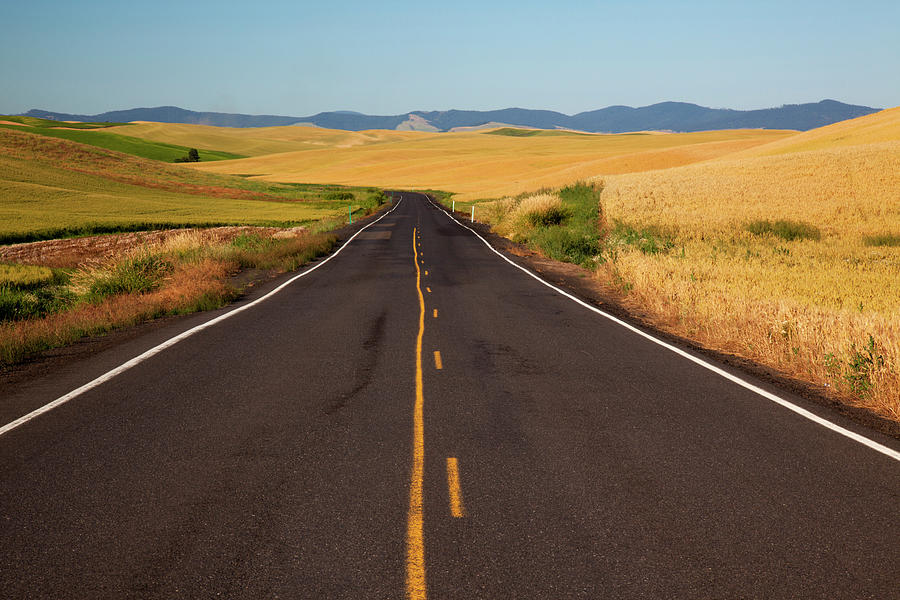
//> input picture Additional files/Lane.jpg, 900 x 600 px
$ ./base   (built with g++ and OpenCV 4)
//> lines starting //> are read from the running program, lines starting //| are printed output that depends on the picture; after the words box and inside, x2 and y2 are one past the last pixel; in counts of white or black regions, pixels touching at a corner belong together
//> further down, imge is the input picture: 600 rows x 900 cols, CV_8UC3; mean B, G, R 81.4, 104, 118.7
#include <opencv2/core/core.hpp>
#include <opencv2/highgui/highgui.hpp>
#include <opencv2/imgproc.hpp>
#include <iostream>
#include <vector>

using namespace cv;
using namespace std;
Mat gray, gblur, canny, imge;
int RegOI(Mat imgroi);

int edgedetection(Mat imagefile)
{
	//Mat gray, gblur, canny;
	cvtColor(imagefile, gray, COLOR_BGR2GRAY);
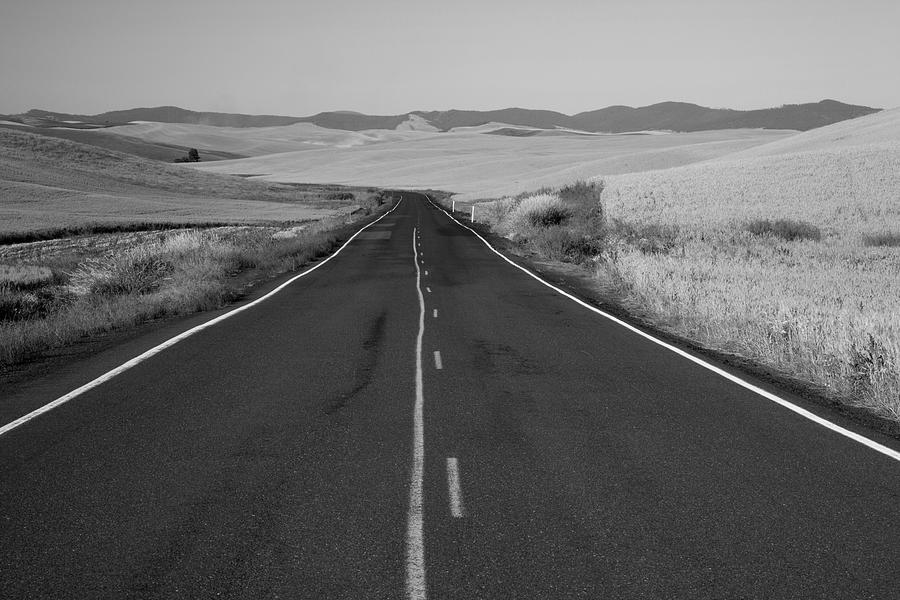
//> gray: 600 rows x 900 cols, CV_8UC1; min 0, max 254, mean 105.8
	GaussianBlur(gray, gblur, Size(25, 25), 0, 0);
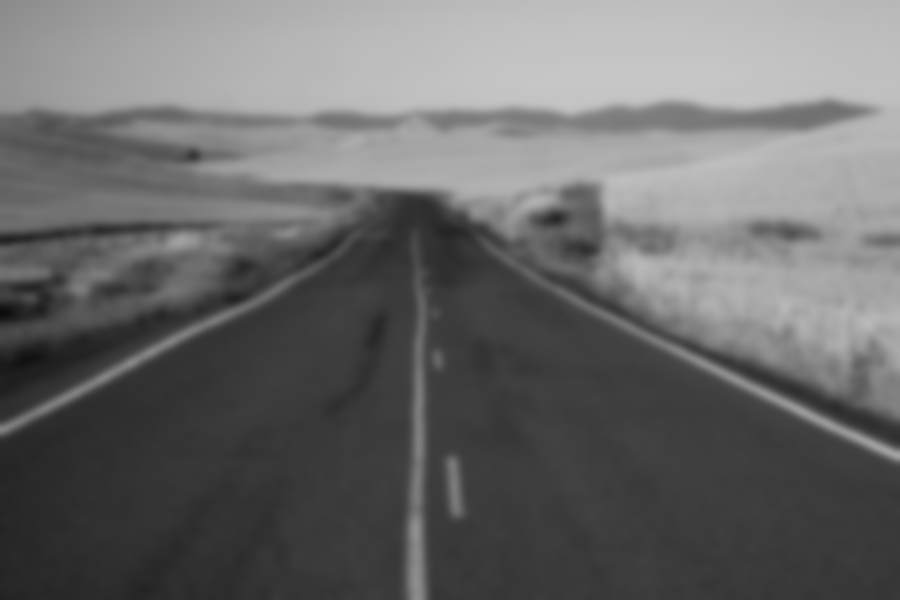
//> gblur: 600 rows x 900 cols, CV_8UC1; min 11, max 198, mean 105.8
	Canny(gblur, canny, 40, 50);
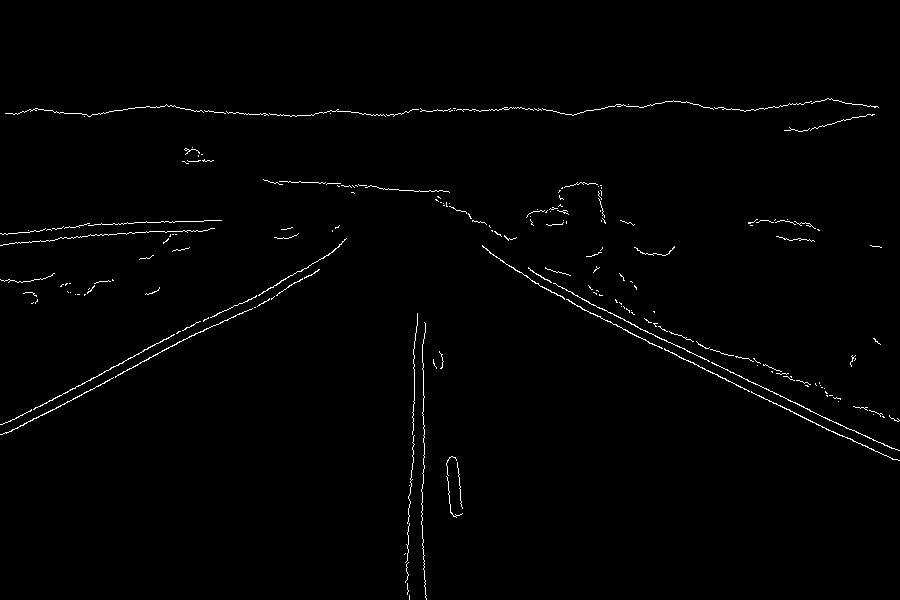
//> canny: 600 rows x 900 cols, CV_8UC1; 1% white in thin lines or dots, all inside (x1, y1, x2, y2) = (0, 98, 900, 600)
	// [4 lines of commented-out code are left out]
	RegOI(canny);
	return 0;
}

int RegOI(Mat imgri)
{
	Mat thrshld;
	imgri = imgri(Rect(0, 200, 900, 400));
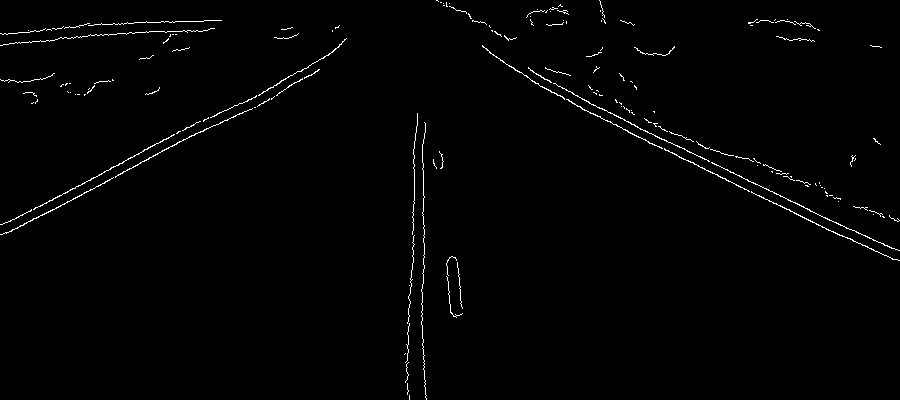
//> imgri: 400 rows x 900 cols, CV_8UC1; 1.2% white in thin lines or dots
	//imgri = imgri(Rect(0, 0, 900, 600));
	/*Rect(x,y,width,height) x-top horizontal, y - left vertical. Calculate remianing width and height as per x,y
	values given wrt image resolution*/
	imshow("Region of interest", imgri);
	//threshold(imgri, thrshld, 150, 255, thresh_tozero); //applying threshold function to solidly map values above 150
	//imshow("thresholded image", thrshld);
	//in this module no big changes were observed. hence for optimizatioon commented for now.
	//waitkey(5000);
	vector<Vec4i> lines;
	HoughLinesP(imgri, lines, 1, CV_PI / 180, 100, 10, 300);
//> lines = 7 lines (x1, y1, x2, y2): [577, 106, 862, 245], [500, 59, 846, 228], [11, 231, 441, 2], [10, 221, 339, 46], [407, 394, 417, 113], [490, 53, 873, 240], [423, 369, 423, 139]
		// draw lines on the image
		for (size_t i = 0; i < lines.size(); i++)
		{
				Vec4i l = lines[i];
				cout << l;
				line(imge, Point(l[0], l[1]), Point(l[2], l[3]), Scalar(255, 0, 0), 3, LINE_AA);
		}
//> this loop made 7 passes
//| [577, 106, 862, 245][500, 59, 846, 228][11, 231, 441, 2][10, 221, 339, 46][407, 394, 417, 113][490, 53, 873, 240][423, 369, 423, 139]
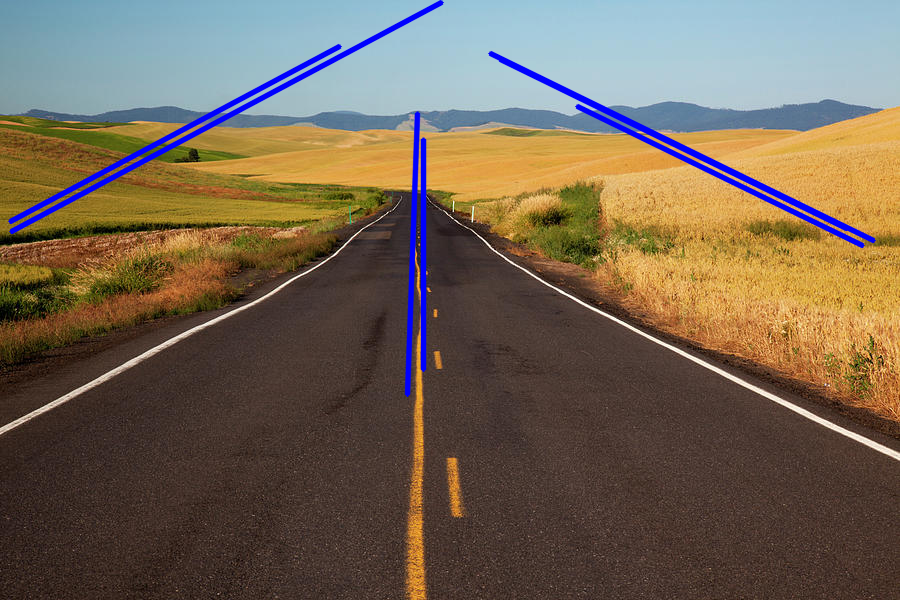
//> imge: 600 rows x 900 cols, CV_8UC3; 2.75% of pixels changed, all inside (x1, y1, x2, y2) = (7, 0, 877, 397)
	imshow("drawn line", imge);
	waitKey(0);
	return 0;
}

int main()
{
	string path = "C:\\Users\\navee\\OneDrive\\Documents\\Naveen\\Lane.jpg";
	imge = imread(path);
	//imshow("Laneimage", imge);
	//waitKey(50);
	edgedetection(imge);
	return 0;
}
